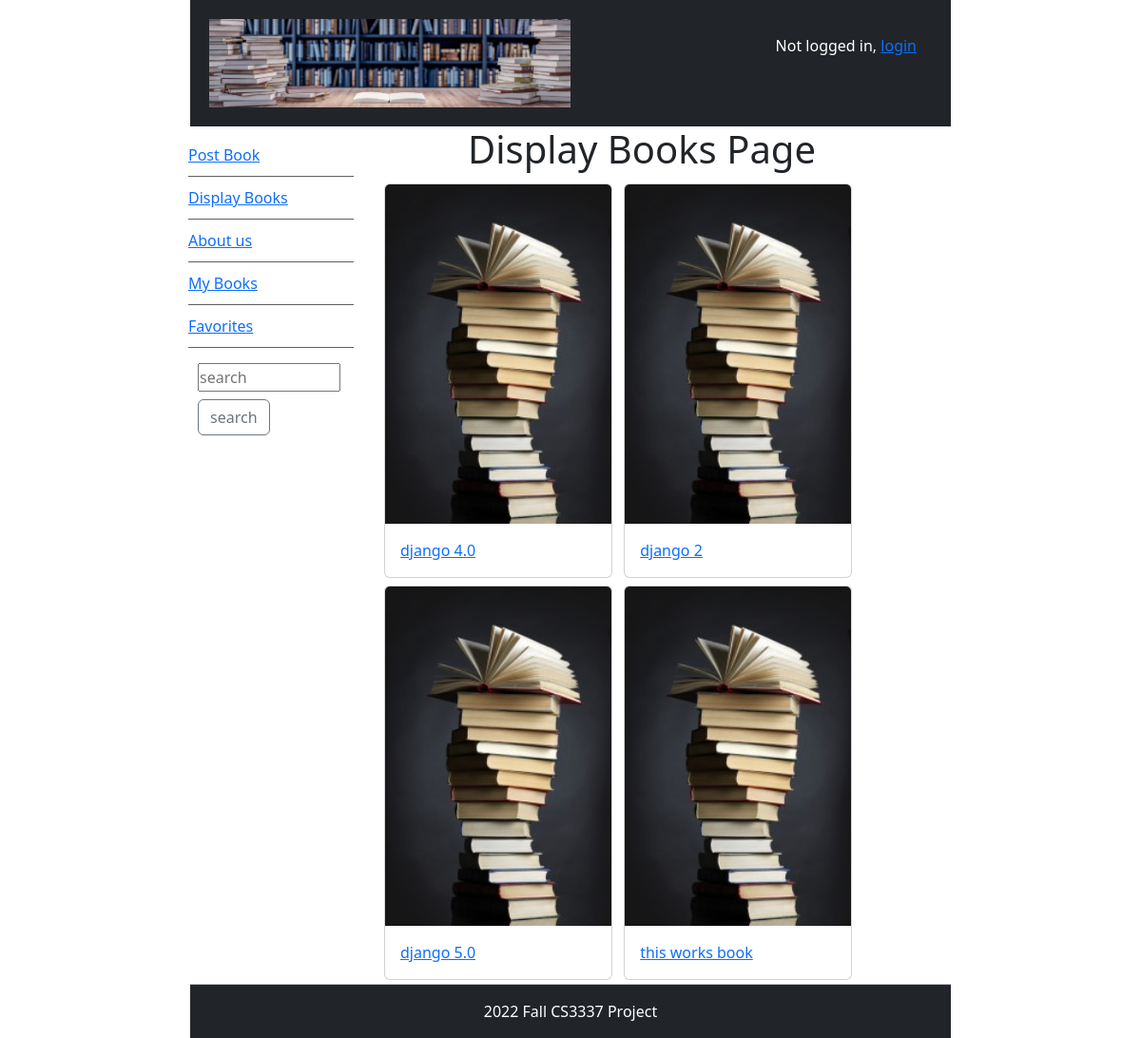
Page /displaybooks on the committed database.
### bookMng/models.py (models this page shows, shortened)
class MainMenu(models.Model):
    item = models.CharField(max_length=200, unique=True)
    link = models.CharField(max_length=500, unique=True)

class Book(models.Model):
    name = models.CharField(max_length=200)
    web = models.URLField(max_length=200)
    price = models.DecimalField(decimal_places=2, max_digits=8)
    publishdate = models.DateField(auto_now=True)
    picture = models.FileField(upload_to='bookEX/static/uploads')
    pic_path = models.CharField(max_length=300, editable=False, blank=True)
    username = models.ForeignKey(User, blank=True, null=True, on_delete=models.CASCADE)
    favorite = models.ManyToManyField(User, related_name='favorite', blank=True)

### bookMng/views.py (the view)
# urls.py: path('displaybooks', views.displaybooks, name='displaybooks'),
def displaybooks(request):
    books = Book.objects.all()
    for b in books:
        b.pic_path = b.picture.url[14:]
    return render(request,
                  'bookMng/displaybooks.html',
                  {
                      'item_list': MainMenu.objects.all(),
                      'books': books
                  })

### bookEX/templates/bookMng/displaybooks.html (shortened to what this page needs)
{% extends "base.html" %}
{% load static %}
{% block sidenav %}
    {% for item in item_list %}
    <li>
        <a href="{{item.link}}">{{item.item}} </a>
    </li>
    {% endfor %}
{% endblock sidenav %}
{% block content %}
<h1 align="center"> Display Books Page </h1>
<div class="card-columns">
{% for book in books %}
 <div class="card m-1" style="display: inline-block; width: 15rem;">
     <img class="card-img-top" src="{% static book.pic_path %}">
  <div class="card-body">
	 <p class="card-text">
      <a href="book_detail/{{ book.id }}" class="stretched-link text-primary">  {{ book.name }}</a>
    </p>
  </div>
</div>
{% endfor %}
</div>
{% endblock content %}

### bookEX/static/main.css (style rules this page uses)
#nav li { padding-top:10px; padding-bottom:10px; list-style-type: none; border-bottom: thin solid #5f5f5f; color:#4c4c4c; left:0px; list-style-position:inside; margin-left: -10px; }

### rows in the picture
MainMenu: item "Post Book"
MainMenu: item "Display Books"
MainMenu: item "About us"
MainMenu: item "My Books"
MainMenu: item "Favorites"
Book: name "django 4.0"
Book: name "django 2"
Book: name "django 5.0"
Book: name "this works book"
